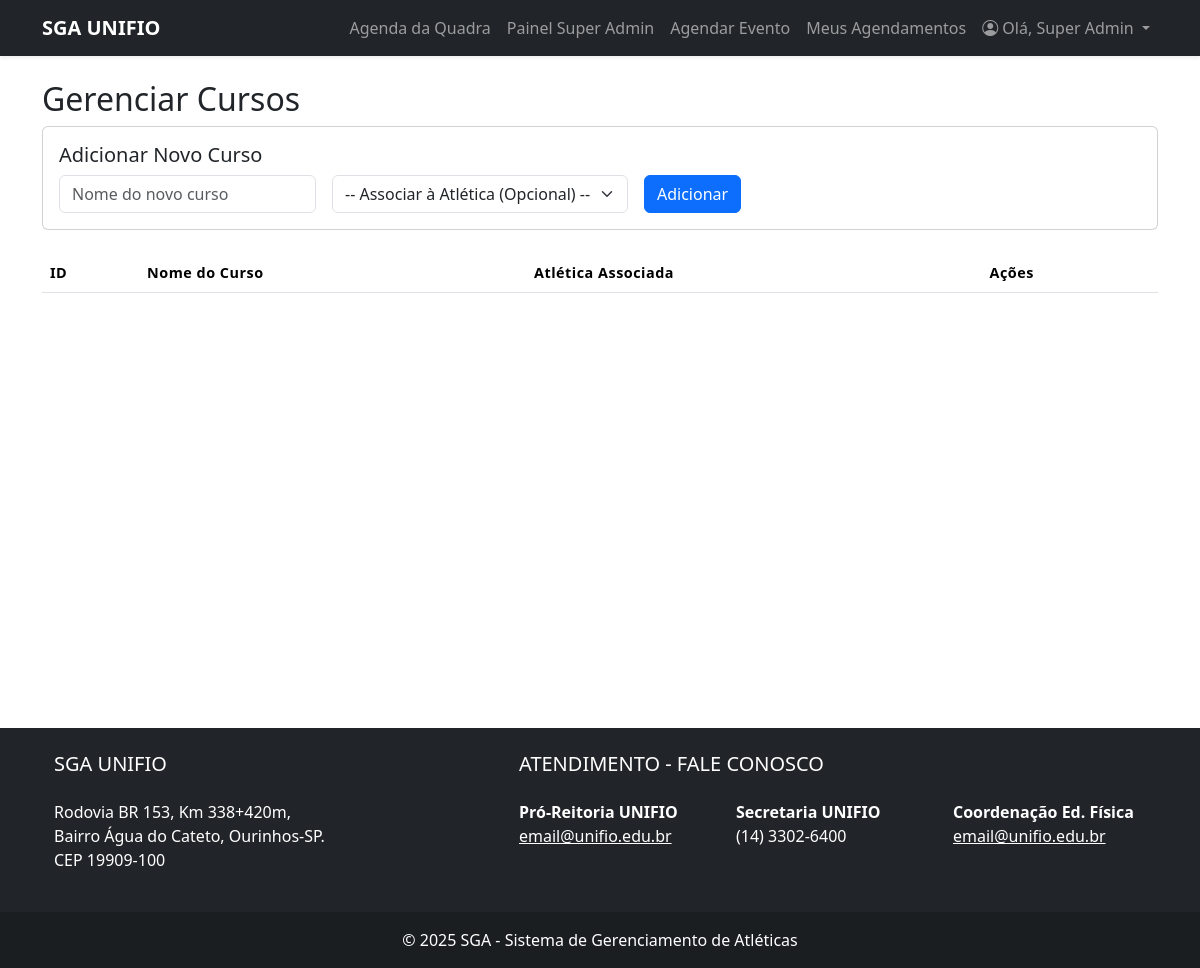
The page /super_admin/gerenciar_cursos.php (signed in) on the database as committed earlier.
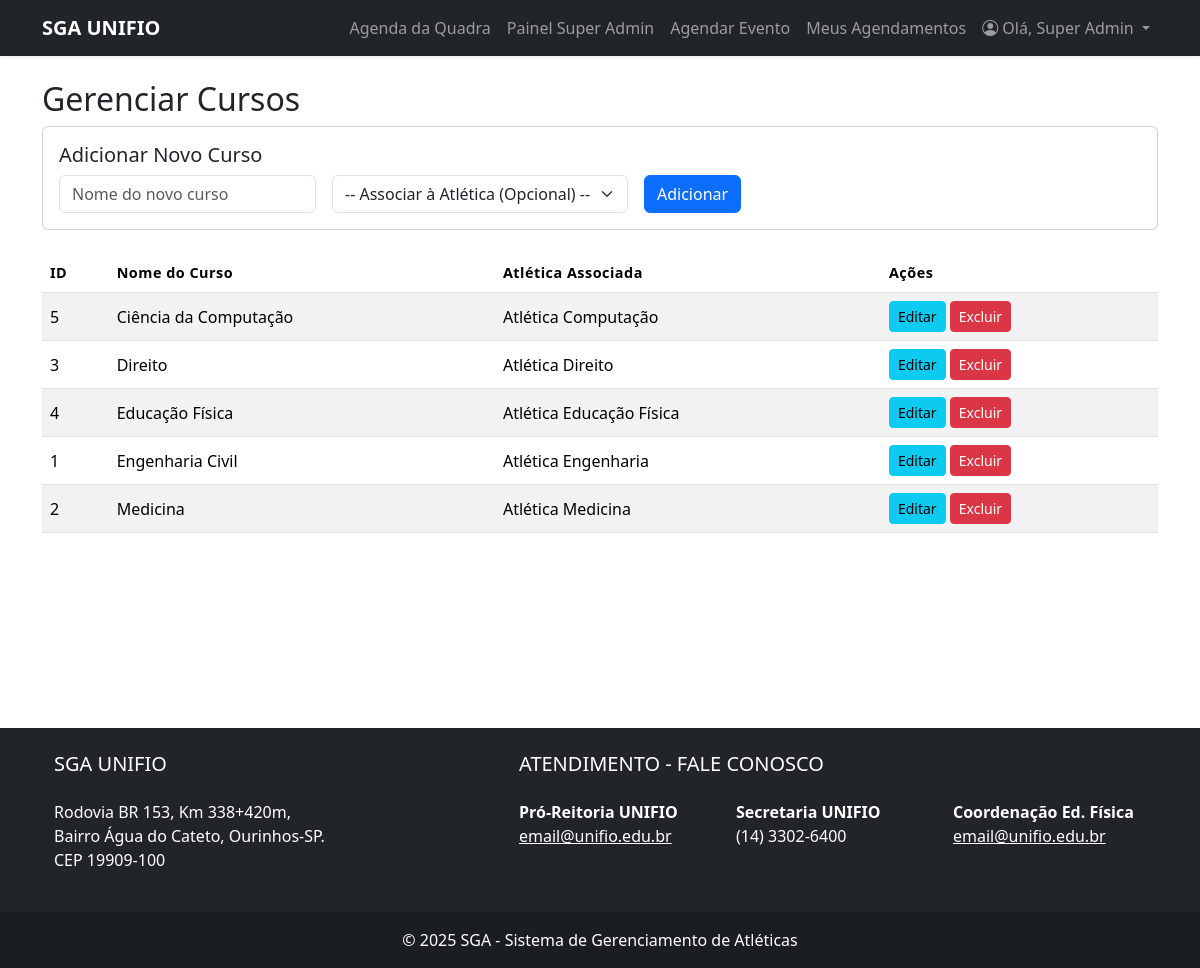
The same page on the database as committed later.
### tables this page shows
CREATE TABLE `cursos` (
  `id` int(11) NOT NULL,
  `nome` varchar(255) NOT NULL,
  `atletica_id` int(11) DEFAULT NULL,
  `coordenador_id` int(11) DEFAULT NULL
);

CREATE TABLE `atleticas` (
  `id` int(11) NOT NULL,
  `nome` varchar(255) NOT NULL,
  `descricao` text DEFAULT NULL,
  `logo_url` varchar(255) DEFAULT NULL
);

### super_admin/gerenciar_cursos.php (the view, shortened to what this page needs)
<?php
require_once '../config.php';
$cursos = $conexao->query("SELECT c.id, c.nome, a.nome as atletica_nome FROM cursos c LEFT JOIN atleticas a ON c.atletica_id = a.id ORDER BY c.nome");
?>
<?php include '../templates/header.php'; ?>
    <h2>Gerenciar Cursos</h2>
    <div class="card mb-4"><div class="card-body">
            <h5>Adicionar Novo Curso</h5>
            <form method="post" class="row g-3 align-items-center">
                <div class="col-auto"><input type="text" name="nome" class="form-control" placeholder="Nome do novo curso" required></div>
                <div class="col-auto">
                    <select name="atletica_id" class="form-select"><option value="">-- Associar à Atlética (Opcional) --</option>
                    </select>
                </div>
                <div class="col-auto"><button type="submit" name="add_curso" class="btn btn-primary">Adicionar</button></div>
            </form>
        </div></div>
    <table class="table table-striped">
        <thead><tr><th>ID</th><th>Nome do Curso</th><th>Atlética Associada</th><th>Ações</th></tr></thead>
        <tbody>
        <?php while($row = $cursos->fetch_assoc()): ?>
            <tr>
                <td><?php echo $row['id']; ?></td>
                <td><?php echo htmlspecialchars($row['nome']); ?></td>
                <td><?php echo htmlspecialchars($row['atletica_nome'] ?? 'Nenhuma'); ?></td>
                <td>
                    <a href="editar_curso.php?id=<?php echo $row['id']; ?>" class="btn btn-sm btn-info">Editar</a>
                    <form method="post" class="d-inline" onsubmit="return confirm('Tem certeza?');">
                        <button type="submit" name="delete_curso" class="btn btn-sm btn-danger">Excluir</button>
                    </form>
                </td>
            </tr>
        <?php endwhile; ?>
        </tbody>
    </table>
<?php include '../templates/footer.php'; ?>

### templates/header.php (shortened to what this page needs)
<!DOCTYPE html>
<html lang="pt-BR">
<head>
    <link href="https://cdn.jsdelivr.net/npm/bootstrap@5.3.3/dist/css/bootstrap.min.css" rel="stylesheet">
    <link rel="stylesheet" href="https://cdn.jsdelivr.net/npm/bootstrap-icons@1.11.3/font/bootstrap-icons.min.css">
    <link rel="stylesheet" href="/sga/assets/css/style.css">
</head>
<body>
<nav class="navbar navbar-expand-lg navbar-dark bg-dark shadow-sm">
    <div class="container">
        <a class="navbar-brand" href="/sga/index.php"><strong>SGA UNIFIO</strong></a>
        <div class="collapse navbar-collapse" id="navbarNav">
            <ul class="navbar-nav ms-auto">
                <?php if (isset($_SESSION["loggedin"]) && $_SESSION["loggedin"] === true): ?>
                    <li class="nav-item"><a class="nav-link" href="/sga/pages/agenda.php">Agenda da Quadra</a></li>
                    <?php if ($_SESSION["role"] == 'admin' && $_SESSION["tipo_usuario_detalhado"] !== 'Professor' && $_SESSION["tipo_usuario_detalhado"] !== 'Professor Coordenador'): ?>
                        <li class="nav-item"><a class="nav-link" href="/sga/admin_atletica/dashboard.php">Painel Admin</a></li>
                    <?php elseif ($_SESSION["role"] == 'superadmin'): ?>
                        <li class="nav-item"><a class="nav-link" href="/sga/super_admin/dashboard.php">Painel Super Admin</a></li>
                    <?php endif; ?>
                    <?php
                    $tipo_usuario = $_SESSION['tipo_usuario_detalhado'] ?? '';
                    $role = $_SESSION['role'] ?? '';
                    $can_schedule = ($tipo_usuario === 'Professor') ||
                                    ($role === 'superadmin') ||
                                    ($role === 'admin' && $tipo_usuario === 'Membro das Atléticas');
                    if ($can_schedule): ?>
                        <li class="nav-item"><a class="nav-link" href="/sga/pages/agendar_evento.php">Agendar Evento</a></li>
                        <li class="nav-item"><a class="nav-link" href="/sga/pages/meus_agendamentos.php">Meus Agendamentos</a></li>
                    <?php endif; ?>
                    <li class="nav-item dropdown">
                        <a class="nav-link dropdown-toggle" href="#" role="button" data-bs-toggle="dropdown">
                            <i class="bi bi-person-circle"></i> Olá, <?php echo htmlspecialchars($_SESSION["nome"]); ?>
                        </a>
                    </li>
                <?php else: ?>
                    <!-- <li class="nav-item"><a class="nav-link" href="/sga/login.php">Login</a></li>
                    <li class="nav-item"><a class="nav-link" href="/sga/registro.php">Registrar</a></li> -->
                <?php endif; ?>
            </ul>
        </div>
    </div>
</nav>
<main class="container mt-4">

### templates/footer.php (shortened to what this page needs)
</main>
<footer class="bg-dark text-white mt-5">
    <div class="container p-4">
        <div class="row">
            <div class="col-lg-5 col-md-12 mb-4 mb-md-0">
                <h5 class="text-uppercase mb-4">SGA UNIFIO</h5>
                <p>
                    Rodovia BR 153, Km 338+420m,<br>
                    Bairro Água do Cateto, Ourinhos-SP.<br>
                    CEP 19909-100
                </p>
            </div>
            <div class="col-lg-7 col-md-12 mb-4 mb-md-0">
                <h5 class="text-uppercase mb-4">Atendimento - Fale Conosco</h5>
                <div class="row">
                    <div class="col-md-4">
                        <strong>Pró-Reitoria UNIFIO</strong><br>
                        <a href="mailto:email@unifio.edu.br" class="text-white">email@unifio.edu.br</a>
                    </div>
                    <div class="col-md-4">
                        <strong>Secretaria UNIFIO</strong><br>
                        (14) 3302-6400
                    </div>
                    <div class="col-md-4">
                        <strong>Coordenação Ed. Física</strong><br>
                        <a href="mailto:email@unifio.edu.br" class="text-white">email@unifio.edu.br</a>
                    </div>
                </div>
            </div>
        </div>
    </div>
    <div class="text-center p-3" style="background-color: rgba(0, 0, 0, 0.2);">
        © <?php echo date("Y"); ?> SGA - Sistema de Gerenciamento de Atléticas
    </div>
</footer>
</body>
</html>

### assets/css/style.css (style rules this page uses)
main.container { min-height: 75vh; }
.card { transition: all 0.2s ease-in-out; }
.table th { border-top: none; font-weight: 600; font-size: 0.9rem; letter-spacing: 0.5px; }
.table td { vertical-align: middle; }

Rows that differ between the two databases and show on the page:
added cursos: id "5", nome "Ciência da Computação", atletica.nome "Atlética Computação"
added cursos: id "3", nome "Direito", atletica.nome "Atlética Direito"
added cursos: id "4", nome "Educação Física", atletica.nome "Atlética Educação Física"
added cursos: id "1", nome "Engenharia Civil", atletica.nome "Atlética Engenharia"
added cursos: id "2", nome "Medicina", atletica.nome "Atlética Medicina"
